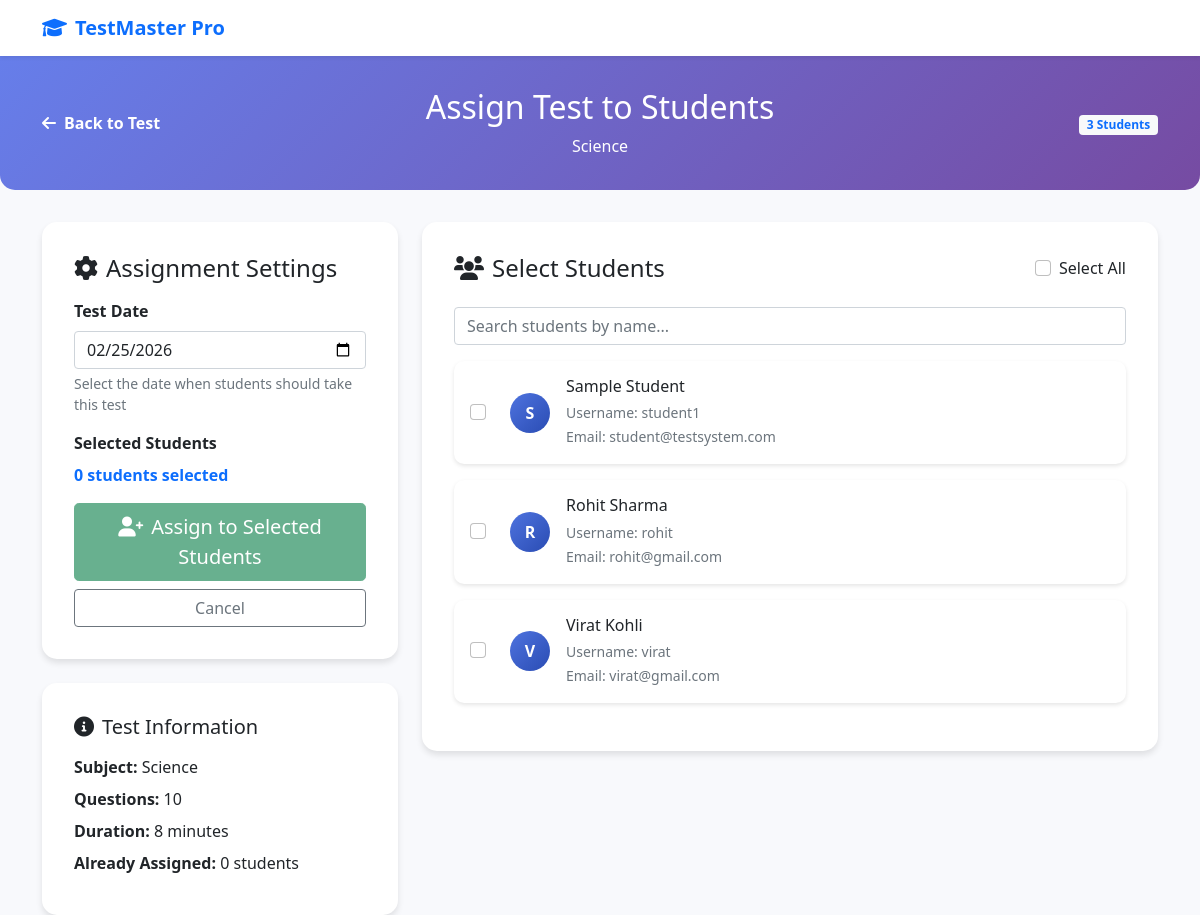
Screenshot of /teacher/assign_test/2 (signed in) with the database file from the repository.
### models.py (models this page shows)
class TestPaper(db.Model):
    id = db.Column(db.Integer, primary_key=True)
    name = db.Column(db.String(200), nullable=False)
    description = db.Column(db.Text)
    subject = db.Column(db.String(100), nullable=False)
    total_questions = db.Column(db.Integer, nullable=False)
    duration = db.Column(db.Integer, nullable=False)
    created_by = db.Column(db.Integer, db.ForeignKey('user.id'), nullable=False)
    created_at = db.Column(db.DateTime, default=lambda: datetime.now(timezone.utc))
    is_active = db.Column(db.Boolean, default=True)
    questions = db.relationship('TestQuestion', backref='test_paper', cascade='all, delete-orphan')

class User(db.Model):
    id = db.Column(db.Integer, primary_key=True)
    username = db.Column(db.String(80), unique=True, nullable=False)
    password_hash = db.Column(db.String(120), nullable=False)
    role = db.Column(db.String(20), nullable=False)
    name = db.Column(db.String(100), nullable=False)
    email = db.Column(db.String(120))
    is_active = db.Column(db.Boolean, default=True)
    created_at = db.Column(db.DateTime, default=lambda: datetime.now(timezone.utc))
    last_login = db.Column(db.DateTime)

### app.py (the view, shortened to what this page needs)
@app.route('/teacher/assign_test/<int:test_id>', methods=['GET', 'POST'])
@login_required('teacher')
def assign_test_to_students(test_id):
    try:
        test = TestPaper.query.filter_by(id=test_id, created_by=session['user_id']).first_or_404()
        students = User.query.filter_by(role='student', is_active=True).all()
        assigned_students = TestAssignment.query.filter_by(test_paper_id=test_id).all()
        assigned_student_ids = [assignment.student_id for assignment in assigned_students]
        today = datetime.now().date().isoformat()
        return render_template('assign_to_students.html',
                             test=test,
                             students=students,
                             assigned_student_ids=assigned_student_ids,
                             today=today)
    except Exception as e:
        logger.error(f"Test assignment error: {str(e)}")
        flash('Error assigning test.', 'danger')
        return redirect(url_for('manage_tests'))

### app.py (called while the page is built)
def login_required(role=None):
    def decorator(f):
        @wraps(f)
        def decorated_function(*args, **kwargs):
            if 'user_id' not in session:
                flash('Please log in to access this page.', 'warning')
                return redirect(url_for('login'))
            user = db.session.get(User, session['user_id'])
            if not user or not user.is_active:
                session.clear()
                flash('Your account is not active or has been deleted.', 'danger')
                return redirect(url_for('login'))
            if role and session.get('role') != role:
                flash('You do not have permission to access this page.', 'danger')
                return redirect(url_for('dashboard'))
            return f(*args, **kwargs)
        return decorated_function
    return decorator

### templates/assign_to_students.html (shortened to what this page needs)
<!DOCTYPE html>
<html lang="en">
<head>
    <link href="https://cdn.jsdelivr.net/npm/bootstrap@5.1.3/dist/css/bootstrap.min.css" rel="stylesheet">
    <link rel="stylesheet" href="https://cdnjs.cloudflare.com/ajax/libs/font-awesome/6.0.0/css/all.min.css">
</head>
<body>
    <nav class="navbar navbar-light bg-white shadow-sm">
        <div class="container">
            <a class="navbar-brand fw-bold text-primary" href="{{ url_for('teacher_dashboard') }}">
                <i class="fas fa-graduation-cap me-2"></i>TestMaster Pro
            </a>
        </div>
    </nav>
    <div class="assign-header">
        <div class="container">
            <div class="row align-items-center">
                <div class="col">
                    <a href="{{ url_for('view_test', test_id=test.id) }}" class="back-btn">
                        <i class="fas fa-arrow-left me-2"></i>Back to Test
                    </a>
                </div>
                <div class="col text-center">
                    <h1 class="h2 mb-2">Assign Test to Students</h1>
                    <p class="mb-0">{{ test.name }}</p>
                </div>
                <div class="col text-end">
                    <span class="badge bg-light text-primary">{{ students|length }} Students</span>
                </div>
            </div>
        </div>
    </div>
    <div class="container">
        <div class="row">
            <div class="col-lg-4">
                <div class="form-card mb-4">
                    <h4 class="mb-3"><i class="fas fa-cog me-2"></i>Assignment Settings</h4>
                    <form method="POST">
                        <div class="mb-3">
                            <label for="test_date" class="form-label fw-bold">Test Date</label>
                            <input type="date" class="form-control" id="test_date" name="test_date" required
                                   min="{{ today }}" value="{{ today }}">
                            <div class="form-text">Select the date when students should take this test</div>
                        </div>
                        <div class="mb-3">
                            <label class="form-label fw-bold">Selected Students</label>
                            <div id="selectedCount" class="text-primary fw-bold">0 students selected</div>
                        </div>
                        <div class="d-grid gap-2">
                            <button type="submit" class="btn btn-success btn-lg" id="assignBtn" disabled>
                                <i class="fas fa-user-plus me-2"></i>Assign to Selected Students
                            </button>
                            <a href="{{ url_for('view_test', test_id=test.id) }}" class="btn btn-outline-secondary">
                                Cancel
                            </a>
                        </div>
                    </form>
                </div>
                <div class="form-card">
                    <h5 class="mb-3"><i class="fas fa-info-circle me-2"></i>Test Information</h5>
                    <div class="mb-2">
                        <strong>Subject:</strong> {{ test.subject }}
                    </div>
                    <div class="mb-2">
                        <strong>Questions:</strong> {{ test.total_questions }}
                    </div>
                    <div class="mb-2">
                        <strong>Duration:</strong> {{ test.duration }} minutes
                    </div>
                    <div class="mb-2">
                        <strong>Already Assigned:</strong> {{ assigned_student_ids|length }} students
                    </div>
                </div>
            </div>
            <div class="col-lg-8">
                <div class="form-card">
                    <div class="d-flex justify-content-between align-items-center mb-4">
                        <h4 class="mb-0"><i class="fas fa-users me-2"></i>Select Students</h4>
                        <div class="form-check">
                            <input class="form-check-input" type="checkbox" id="selectAll">
                            <label class="form-check-label" for="selectAll">
                                Select All
                            </label>
                        </div>
                    </div>
                    <div class="mb-3">
                        <input type="text" class="form-control" id="studentSearch" placeholder="Search students by name...">
                    </div>
                    <div id="studentsContainer">
                        {% if students %}
                            {% for student in students %}
                            <div class="student-card p-3 student-item {% if student.id in assigned_student_ids %}border-warning{% endif %}"
                                 data-student-id="{{ student.id }}"
                                 data-student-name="{{ student.name }}">
                                <div class="d-flex align-items-center">
                                    <div class="form-check me-3">
                                        <input class="form-check-input student-checkbox" type="checkbox"
                                               value="{{ student.id }}"
                                               {% if student.id in assigned_student_ids %}disabled{% endif %}>
                                    </div>
                                    <div class="student-avatar me-3">
                                        {{ student.name[0]|upper }}
                                    </div>
                                    <div class="flex-grow-1">
                                        <h6 class="mb-1">{{ student.name }}</h6>
                                        <small class="text-muted">Username: {{ student.username }}</small>
                                        {% if student.email %}
                                        <br><small class="text-muted">Email: {{ student.email }}</small>
                                        {% endif %}
                                    </div>
                                </div>
                            </div>
                            {% endfor %}
                        {% else %}
                        <div class="text-center py-5">
                            <i class="fas fa-user-slash fa-3x text-muted mb-3"></i>
                            <h5 class="text-muted">No Students Available</h5>
                            <p class="text-muted">There are no active students in the system.</p>
                        </div>
                        {% endif %}
                    </div>
                </div>
            </div>
        </div>
    </div>
</body>
</html>

### templates/assign_to_students.html (style rules this page uses)
body { background-color: #f8f9fc; font-family: 'Segoe UI', Tahoma, Geneva, Verdana, sans-serif; }
.assign-header { background: linear-gradient(135deg, #667eea 0%, #764ba2 100%); color: white; padding: 2rem 0; margin-bottom: 2rem; border-radius: 0 0 15px 15px; }
.student-card { background: white; border: none; border-radius: 10px; box-shadow: 0 2px 4px rgba(0, 0, 0, 0.1); margin-bottom: 1rem; transition: all 0.3s ease; }
.form-card { background: white; border-radius: 15px; box-shadow: 0 4px 6px rgba(0, 0, 0, 0.1); padding: 2rem; }
.back-btn { color: white; text-decoration: none; font-weight: 600; transition: opacity 0.3s; }
.student-avatar { width: 40px; height: 40px; background: linear-gradient(135deg, #4e73df 0%, #2a4cb3 100%); border-radius: 50%; display: flex; align-items: center; justify-content: center; color: white; font-weight: bold; }

### rows the page displays
TestPaper: name "Science", subject "Science", total_questions "10", duration "8"
User: name "S", name "Sample Student", username "student1", email "student@testsystem.com"
User: name "R", name "Rohit Sharma", username "rohit", email "rohit@gmail.com"
User: name "V", name "Virat Kohli", username "virat", email "virat@gmail.com"

### other values shown
{{ students|length }} "3"
{{ assigned_student_ids|length }} "0"
